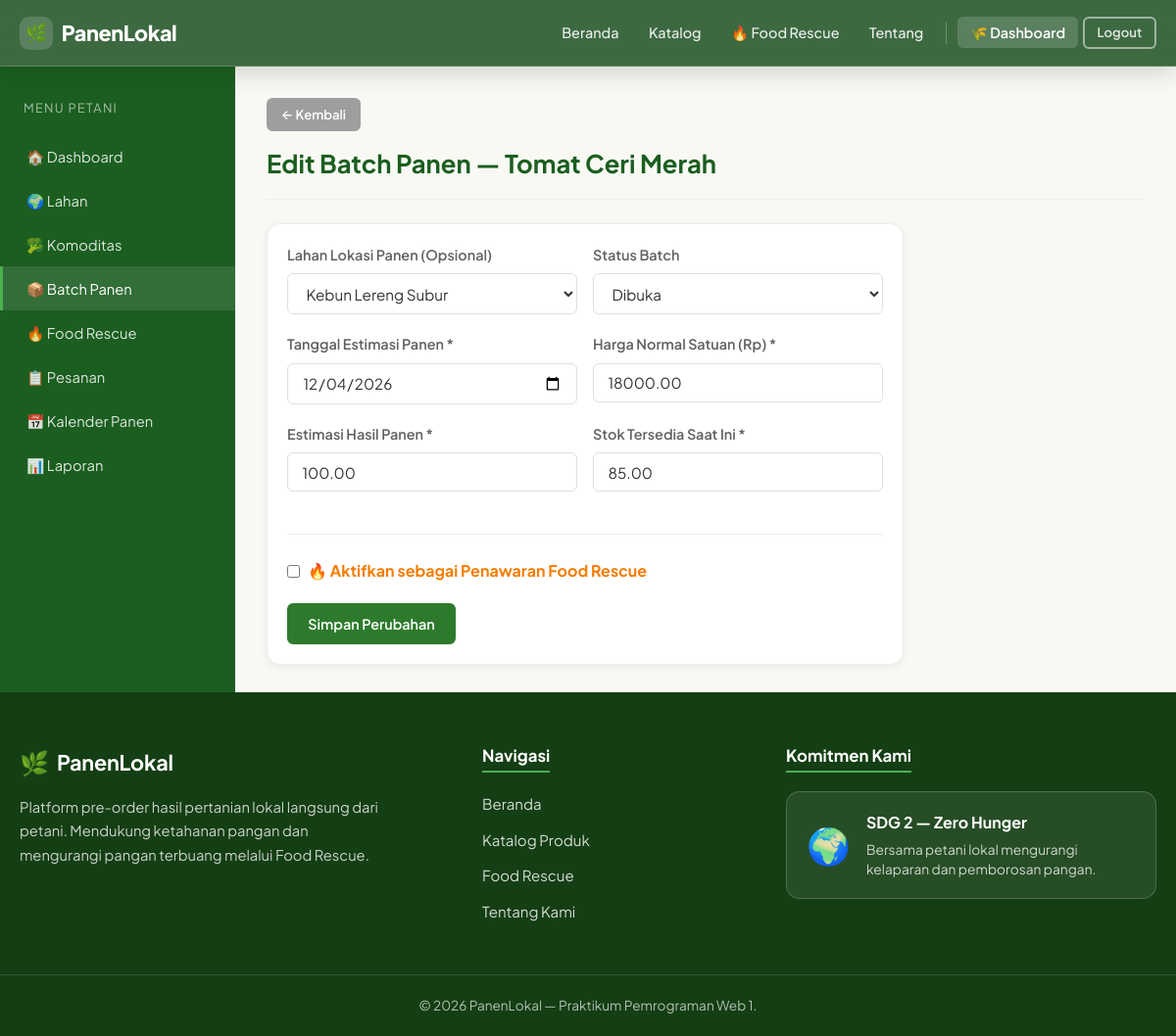
Page /PanenLokal/petani/edit_batch.php?id=1 (signed in) on the committed database.
### tables this page shows
CREATE TABLE IF NOT EXISTS harvest_batches (
    id BIGINT UNSIGNED AUTO_INCREMENT PRIMARY KEY,
    commodity_id BIGINT UNSIGNED NOT NULL,
    land_id BIGINT UNSIGNED NULL,
    tanggal_estimasi_panen DATE NOT NULL,
    estimasi_jumlah DECIMAL(10,2) NOT NULL,
    stok_tersedia DECIMAL(10,2) NOT NULL,
    harga_normal DECIMAL(12,2) NOT NULL,
    rescue_aktif TINYINT(1) NOT NULL DEFAULT 0,
    harga_rescue DECIMAL(12,2) NULL,
    batas_rescue DATETIME NULL,
    status_batch ENUM('dibuka','siap_panen','habis','ditutup','dibatalkan') NOT NULL DEFAULT 'dibuka',
    created_at TIMESTAMP NOT NULL DEFAULT CURRENT_TIMESTAMP,
    updated_at TIMESTAMP NOT NULL DEFAULT CURRENT_TIMESTAMP ON UPDATE CURRENT_TIMESTAMP,
    INDEX idx_batches_commodity (commodity_id),
    INDEX idx_batches_land (land_id),
    INDEX idx_batches_status_date (status_batch, tanggal_estimasi_panen),
    INDEX idx_batches_rescue (rescue_aktif, batas_rescue),
    CONSTRAINT fk_batches_commodity FOREIGN KEY (commodity_id) REFERENCES commodities(id) ON UPDATE CASCADE ON DELETE RESTRICT,
    CONSTRAINT fk_batches_land FOREIGN KEY (land_id) REFERENCES lands(id) ON UPDATE CASCADE ON DELETE SET NULL
);

CREATE TABLE IF NOT EXISTS commodities (
    id BIGINT UNSIGNED AUTO_INCREMENT PRIMARY KEY,
    farmer_id BIGINT UNSIGNED NOT NULL,
    nama VARCHAR(120) NOT NULL,
    kategori VARCHAR(60) NOT NULL,
    deskripsi TEXT NULL,
    satuan VARCHAR(20) NOT NULL DEFAULT 'kg',
    gambar VARCHAR(255) NULL,
    status_komoditas ENUM('aktif','nonaktif') NOT NULL DEFAULT 'aktif',
    created_at TIMESTAMP NOT NULL DEFAULT CURRENT_TIMESTAMP,
    updated_at TIMESTAMP NOT NULL DEFAULT CURRENT_TIMESTAMP ON UPDATE CURRENT_TIMESTAMP,
    INDEX idx_commodities_farmer (farmer_id),
    INDEX idx_commodities_status (status_komoditas),
    CONSTRAINT fk_commodities_farmer FOREIGN KEY (farmer_id) REFERENCES farmer_profiles(id) ON UPDATE CASCADE ON DELETE RESTRICT
);

CREATE TABLE IF NOT EXISTS lands (
    id BIGINT UNSIGNED AUTO_INCREMENT PRIMARY KEY,
    farmer_id BIGINT UNSIGNED NOT NULL,
    nama_lahan VARCHAR(120) NOT NULL,
    lokasi TEXT NOT NULL,
    luas_m2 DECIMAL(10,2) NULL,
    keterangan TEXT NULL,
    created_at TIMESTAMP NOT NULL DEFAULT CURRENT_TIMESTAMP,
    INDEX idx_lands_farmer (farmer_id),
    CONSTRAINT fk_lands_farmer FOREIGN KEY (farmer_id) REFERENCES farmer_profiles(id) ON UPDATE CASCADE ON DELETE RESTRICT
);

### PanenLokal/includes/functions.php (called while the page is built, shortened)
<?php
function sanitize($str) {
    return htmlspecialchars((string)$str, ENT_QUOTES, 'UTF-8');
}
function get_farmer_profile($conn, $user_id) {
    $stmt = $conn->prepare("SELECT id, nama_usaha, status_verifikasi FROM farmer_profiles WHERE user_id = ?");
    $stmt->bind_param("i", $user_id);
    $stmt->execute();
    $fp = $stmt->get_result()->fetch_assoc();
    return $fp ?: ['id' => 0, 'nama_usaha' => '', 'status_verifikasi' => 'menunggu'];
}
?>

### PanenLokal/petani/edit_batch.php (the view, shortened to what this page needs)
<?php
require_once __DIR__ . '/../config/koneksi.php';
require_once __DIR__ . '/../includes/functions.php';
$fp = get_farmer_profile($conn, $_SESSION['user_id']);
$farmer_id = $fp['id'];
$id = (int)($_GET['id'] ?? 0);
$chk = $conn->prepare("
    SELECT hb.*, c.nama AS komoditas_nama
    FROM harvest_batches hb
    JOIN commodities c ON c.id = hb.commodity_id
    WHERE hb.id = ? AND c.farmer_id = ?
");
$chk->bind_param("ii", $id, $farmer_id);
$chk->execute();
$b = $chk->get_result()->fetch_assoc();
$q_lands = $conn->prepare("SELECT id, nama_lahan FROM lands WHERE farmer_id = ?");
$q_lands->bind_param("i", $farmer_id);
$q_lands->execute();
$lands = $q_lands->get_result();
require_once __DIR__ . '/../includes/header.php';
require_once __DIR__ . '/../includes/navbar.php';
?>
<div class="dashboard-layout">
  <aside class="sidebar">
    <div class="sidebar-title">Menu Petani</div>
    <ul class="sidebar-menu">
      <li><a href="<?= BASE_URL ?>/petani/index.php">🏠 Dashboard</a></li>
      <li><a href="<?= BASE_URL ?>/petani/lahan.php">🌍 Lahan</a></li>
      <li><a href="<?= BASE_URL ?>/petani/komoditas.php">🥦 Komoditas</a></li>
      <li><a href="<?= BASE_URL ?>/petani/batch_panen.php" class="active">📦 Batch Panen</a></li>
      <li><a href="<?= BASE_URL ?>/petani/kelola_rescue.php">🔥 Food Rescue</a></li>
      <li><a href="<?= BASE_URL ?>/petani/pesanan.php">📋 Pesanan</a></li>
      <li><a href="<?= BASE_URL ?>/petani/kalender_panen.php">📅 Kalender Panen</a></li>
      <li><a href="<?= BASE_URL ?>/petani/laporan.php">📊 Laporan</a></li>
    </ul>
  </aside>
  <main class="dashboard-main">
    <div class="dashboard-header">
      <a href="<?= BASE_URL ?>/petani/batch_panen.php" class="btn btn-secondary btn-sm mb-2">← Kembali</a>
      <h1>Edit Batch Panen — <?= sanitize($b['komoditas_nama']) ?></h1>
    </div>
    <div class="card card-body" style="max-width: 650px;">
      <form id="batch-form" method="POST">
        <div class="form-row">
          <div class="form-group">
            <label class="form-label">Lahan Lokasi Panen (Opsional)</label>
            <select name="land_id" class="form-control">
              <?php while ($lh = $lands->fetch_assoc()): ?>
                <option value="<?= $lh['id'] ?>" <?= $b['land_id'] == $lh['id'] ? 'selected' : '' ?>><?= sanitize($lh['nama_lahan']) ?></option>
              <?php endwhile; ?>
            </select>
          </div>
          <div class="form-group">
            <label class="form-label">Status Batch</label>
            <select name="status_batch" class="form-control">
              <?php
              $all_sb = ['dibuka', 'siap_panen', 'habis', 'ditutup', 'dibatalkan'];
              foreach ($all_sb as $sb):
              ?>
                <option value="<?= $sb ?>" <?= $b['status_batch'] === $sb ? 'selected' : '' ?>><?= ucfirst(str_replace('_',' ',$sb)) ?></option>
              <?php endforeach; ?>
            </select>
          </div>
        </div>
        <div class="form-row">
          <div class="form-group">
            <label class="form-label">Tanggal Estimasi Panen *</label>
            <input type="date" name="tanggal_estimasi_panen" class="form-control" required value="<?= sanitize($b['tanggal_estimasi_panen']) ?>">
          </div>
          <div class="form-group">
            <label class="form-label">Harga Normal Satuan (Rp) *</label>
            <input type="number" id="harga_normal" name="harga_normal" class="form-control" required value="<?= sanitize($b['harga_normal']) ?>">
          </div>
        </div>
        <div class="form-row">
          <div class="form-group">
            <label class="form-label">Estimasi Hasil Panen *</label>
            <input type="number" step="0.1" name="estimasi_jumlah" class="form-control" required value="<?= sanitize($b['estimasi_jumlah']) ?>">
          </div>
          <div class="form-group">
            <label class="form-label">Stok Tersedia Saat Ini *</label>
            <input type="number" step="0.1" id="stok_tersedia" name="stok_tersedia" class="form-control" required value="<?= sanitize($b['stok_tersedia']) ?>">
          </div>
        </div>
        <hr class="divider">
        <div class="form-group">
          <label style="display:flex; align-items:center; gap:.5rem; cursor:pointer;">
            <input type="checkbox" id="rescue_aktif" name="rescue_aktif" value="1" <?= $b['rescue_aktif'] ? 'checked' : '' ?> onchange="toggleRescueFields()">
            <strong style="color:var(--orange);">🔥 Aktifkan sebagai Penawaran Food Rescue</strong>
          </label>
        </div>
        <button type="submit" class="btn btn-primary">Simpan Perubahan</button>
      </form>
    </div>
  </main>
</div>
<?php require_once __DIR__ . '/../includes/footer.php'; ?>

### PanenLokal/assets/css/style.css (style rules this page uses)
*, *::before, *::after { box-sizing: border-box; margin: 0; padding: 0; }
:root { --green-dark: #1b5e20; --green-main: #2d7a2d; --green-mid: #388e3c; --green-light: #4caf50; --green-pale: #c8e6c9; --green-bg: #f1f8f1; --orange: #f57c00; --orange-light: #ffe0b2; --red: #c62828; --red-light: #ffebee; --blue: #1565c0; --blue-light: #e3f2fd; --yellow: #f9a825; --yellow-light: #fff9c4; --cream: #f9f9f4; --white: #ffffff; --gray-100: #f5f5f5; --gray-200: #eeeeee; --gray-300: #e0e0e0; --gray-500: #9e9e9e; --gray-700: #616161; --gray-900: #212121; --text: #333333; --border-light: rgba(0, 0, 0, .07); --shadow-sm: 0 2px 8px rgba(17, 24, 39, .06); --shadow: 0 4px 14px rgba(17, 24, 39, .09); --shadow-lg: 0 12px 28px rgba(17, 24, 39, .14); --radius: 10px; --radius-lg: 14px; --radius-sm: 6px; --transition: .25s ease; }
html { font-size: 16px; scroll-behavior: smooth; }
body { font-family: 'Plus Jakarta Sans', 'Segoe UI', system-ui, -apple-system, sans-serif; color: var(--text); background: var(--cream); line-height: 1.65; min-height: 100vh; margin: 0; display: flex; flex-direction: column; overflow-x: clip; }
a { color: var(--green-main); text-decoration: none; transition: color var(--transition); }
h1, h2, h3, h4, h5, h6 { font-weight: 700; line-height: 1.3; color: var(--gray-900); margin-bottom: .5rem; }
h1 { font-size: 2.2rem; }
ul, ol { padding-left: 1.5rem; }
.btn { display: inline-block; font-family: inherit; padding: .55rem 1.2rem; border-radius: var(--radius-sm); font-size: .9rem; font-weight: 600; cursor: pointer; border: 2px solid transparent; transition: all var(--transition); text-align: center; text-decoration: none !important; line-height: 1.4; }
.btn-sm { padding: .35rem .8rem; font-size: .82rem; }
.btn-primary { background: var(--green-main); color: var(--white); border-color: var(--green-main); }
.btn-secondary { background: var(--gray-500); color: var(--white); border-color: var(--gray-500); }
.form-group { margin-bottom: 1.2rem; }
.form-label { display: block; margin-bottom: .4rem; font-weight: 600; font-size: .9rem; color: var(--gray-700); }
.form-control { width: 100%; font-family: inherit; padding: .6rem .9rem; border: 1.5px solid var(--gray-300); border-radius: var(--radius-sm); font-size: .95rem; color: var(--text); background: var(--white); transition: border-color var(--transition), box-shadow var(--transition); }
.form-row { display: flex; gap: 1rem; flex-wrap: wrap; }
.form-row .form-group { flex: 1; min-width: 200px; }
.card { background: var(--white); border: 1px solid var(--border-light); border-radius: var(--radius-lg); box-shadow: var(--shadow-sm); overflow: hidden; transition: transform var(--transition), box-shadow var(--transition); }
.card-body { padding: 1.25rem; }
.dashboard-layout { display: flex; flex: 1 0 auto; align-items: stretch; }
.sidebar { width: 240px; flex-shrink: 0; background: var(--green-dark); color: var(--white); padding: 1.5rem 0; align-self: stretch; }
.sidebar-title { padding: .5rem 1.5rem 1rem; font-size: .8rem; text-transform: uppercase; letter-spacing: .1em; opacity: .6; }
.sidebar-menu { list-style: none; padding: 0; margin: 0; }
.sidebar-menu li a { display: block; padding: .65rem 1.5rem; color: rgba(255, 255, 255, .85); transition: background var(--transition); font-size: .92rem; text-decoration: none !important; border-left: 3px solid transparent; }
.sidebar-menu li a:hover, .sidebar-menu li a.active { background: rgba(255, 255, 255, .1); color: var(--white); border-left-color: var(--green-light); }
.dashboard-main { flex: 1; padding: 2rem 2rem 1.75rem; min-width: 0; }
.dashboard-main > *:last-child { margin-bottom: 0; }
.dashboard-header { margin-bottom: 1.5rem; padding-bottom: 1rem; border-bottom: 1px solid var(--gray-200); }
.dashboard-header h1, .page-title { font-size: 1.6rem; color: var(--green-dark); margin-bottom: .25rem; }
.mb-2 { margin-bottom: 1rem; }
.divider { border: none; border-top: 1px solid var(--gray-200); margin: 1.5rem 0; }

### rows in the picture
harvest_batches: commodity.nama "Tomat Ceri Merah", land_id "Kebun Lereng Subur", status_batch "Dibuka", tanggal_estimasi_panen "12/04/2026", harga_normal "18000.00", estimasi_jumlah "100.00", stok_tersedia "85.00"
